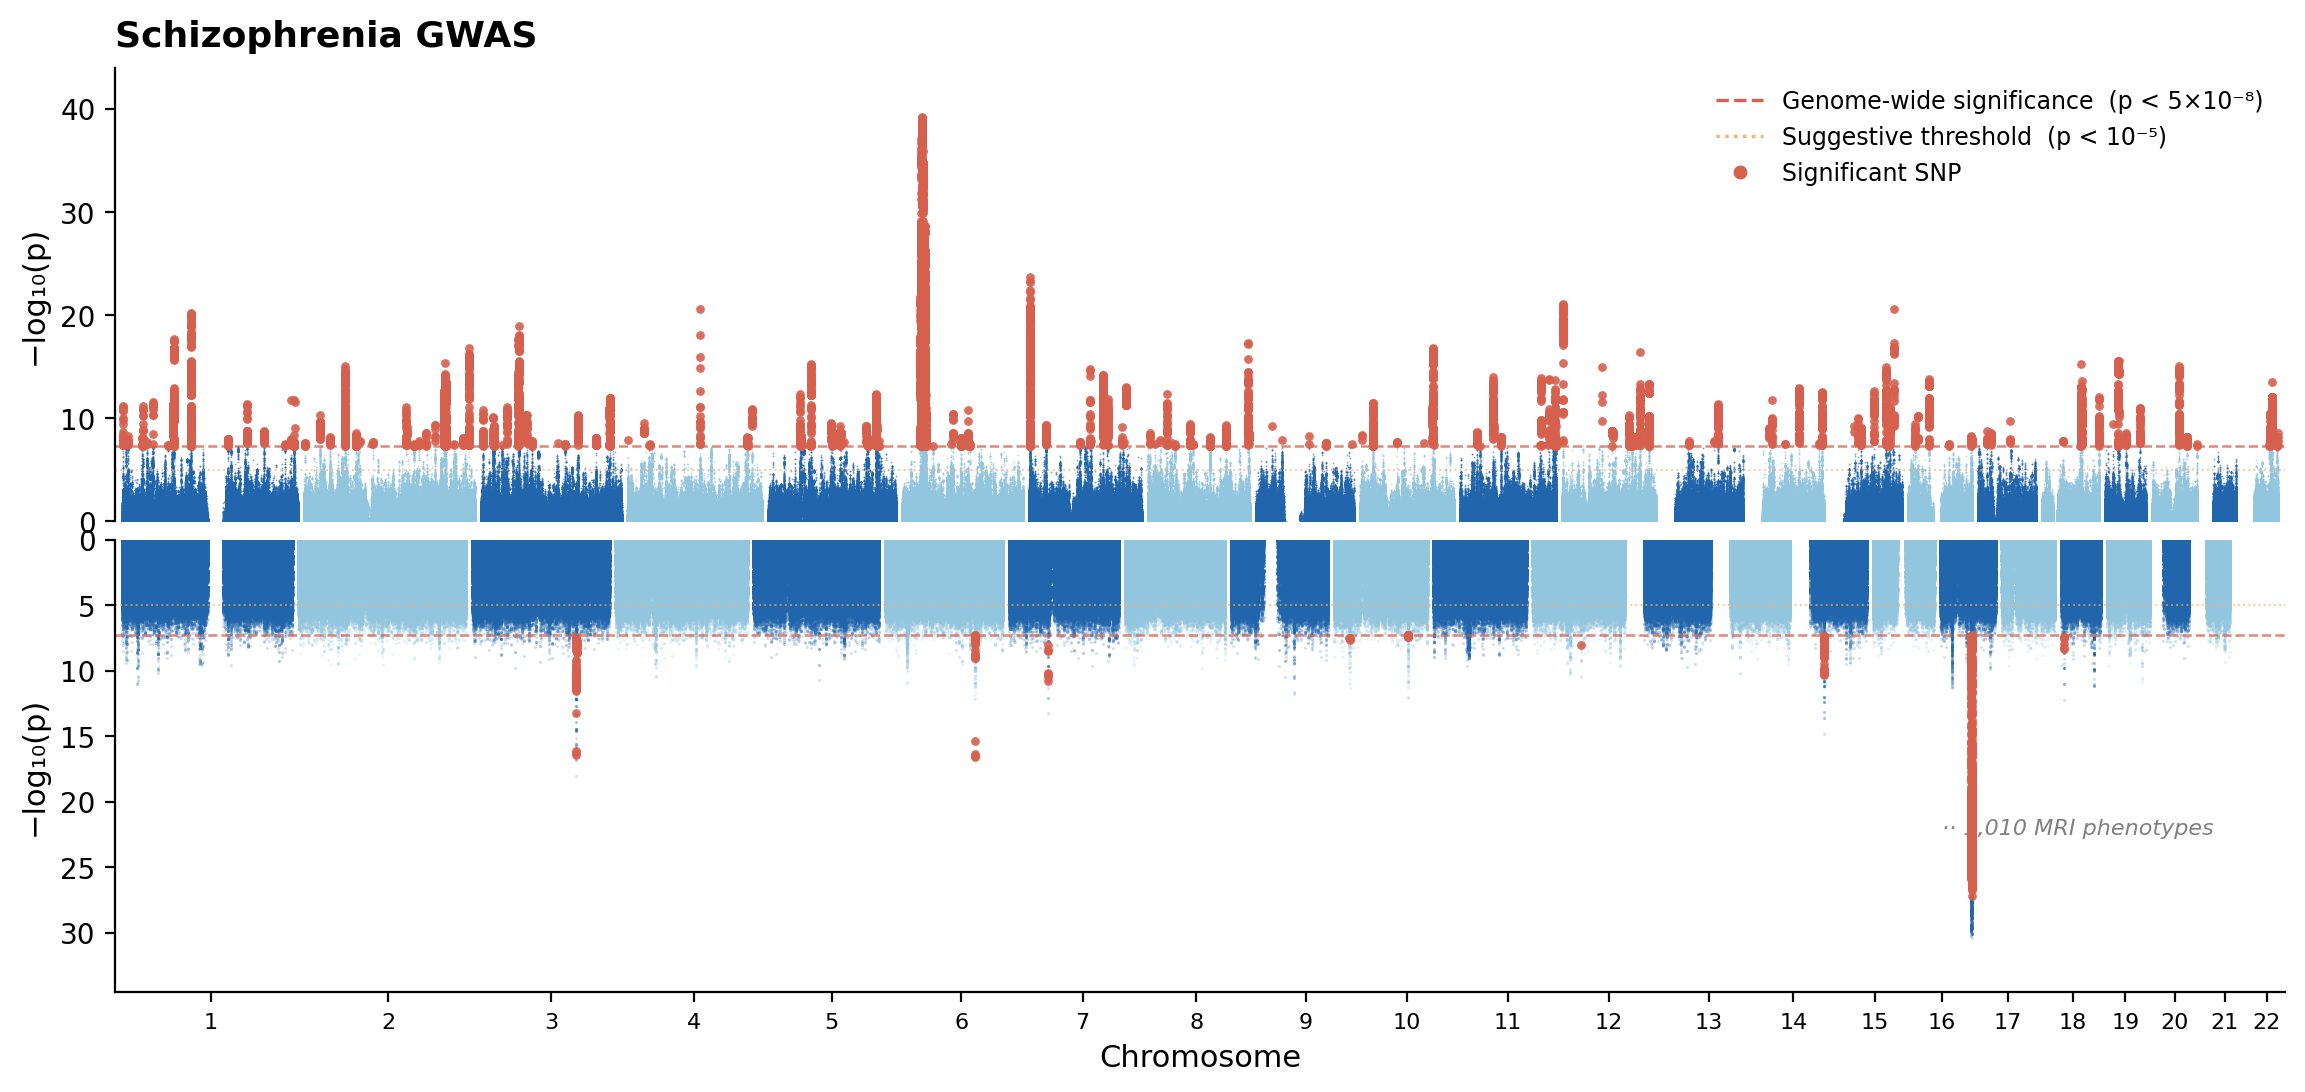

Generate this figure with Python:
#!/usr/bin/env python3
"""
Stage-1 Miami plot: Schizophrenia GWAS (top) vs MRI Area_BA1_left GWAS (bottom, mirrored).
Ghost layers on the bottom panel suggest 1,010 MRI phenotypes processed in the pipeline.
"""

import numpy as np
import pandas as pd
import matplotlib
matplotlib.use("Agg")
import matplotlib.pyplot as plt
import matplotlib.ticker as mticker
from matplotlib.lines import Line2D
from pathlib import Path

# ── Paths ──────────────────────────────────────────────────────────────────────
BASE = Path(__file__).parent.parent
SCZ_PATH = BASE / "data/pipeline/input/gwas_illness/z_SCZ.txt"
MRI_PATH = BASE / "data/pipeline/input/gwas_mri/pheno_gwas/Area_BA1_left/allRES.txt"
OUT_PATH = BASE / "figures/miami_stage1.png"

# ── Constants ──────────────────────────────────────────────────────────────────
GWAS_SIG   = 5e-8
SUGGESTIVE = 1e-5
CHR_ORDER  = [str(i) for i in range(1, 23)]  # autosomes only

# Thinning only used for ghost layers so they don't dominate render time
GHOST_THIN_FRAC = 0.05

# Colours
C_ODD  = "#2166AC"   # deep blue  — odd chromosomes
C_EVEN = "#92C5DE"   # light blue — even chromosomes
C_SIG  = "#D6604D"   # red        — genome-wide significant hits
C_SUGG = "#FDAE61"   # amber      — suggestive threshold

# Ghost layers representing the 1,010 MRI phenotypes
N_MRI_PHENOTYPES = 1010
N_GHOSTS         = 4     # number of ghost layers rendered below the main MRI plot
GHOST_STEP       = 1.2   # logP units of depth per ghost layer
GHOST_ALPHA_BASE = 0.8  # alpha of the layer closest to the main plot


# ── Data loading ───────────────────────────────────────────────────────────────

def load_scz() -> pd.DataFrame:
    print("  Loading SCZ GWAS …")
    df = pd.read_csv(SCZ_PATH, sep="\t", usecols=["chrom", "pos", "P"],
                     low_memory=False)
    df.columns = ["CHR", "BP", "P"]
    df["CHR"] = df["CHR"].astype(str).str.strip()
    df["P"]   = pd.to_numeric(df["P"], errors="coerce")
    df = df.dropna(subset=["P"]).query("CHR in @CHR_ORDER").reset_index(drop=True)
    print(f"  → {len(df):,} SNPs")
    return df


def load_mri() -> pd.DataFrame:
    print("  Loading MRI GWAS …")
    df = pd.read_csv(MRI_PATH, sep="\t", usecols=["#CHROM", "POS", "P"],
                     low_memory=False)
    df.columns = ["CHR", "BP", "P"]
    df["CHR"] = df["CHR"].astype(str).str.strip()
    df["P"]   = pd.to_numeric(df["P"], errors="coerce")
    df = df.dropna(subset=["P"]).query("CHR in @CHR_ORDER").reset_index(drop=True)
    print(f"  → {len(df):,} SNPs")
    return df


# ── Genomic coordinates ────────────────────────────────────────────────────────

def add_cumpos(df: pd.DataFrame) -> tuple[pd.DataFrame, dict]:
    """Append cumulative genomic x-position and −log10(P) columns."""
    df = df.copy()
    df["CHR"] = pd.Categorical(df["CHR"], categories=CHR_ORDER, ordered=True)
    df = df.sort_values(["CHR", "BP"])

    chr_max = df.groupby("CHR", observed=True)["BP"].max()
    GAP = 8_000_000  # 8 Mb gap between chromosomes on the x-axis

    offsets, cursor = {}, 0
    for ch in CHR_ORDER:
        if ch in chr_max.index:
            offsets[ch] = cursor
            cursor += int(chr_max[ch]) + GAP

    df = df[df["CHR"].isin(offsets)].copy()
    df["cumpos"] = df["BP"].values + df["CHR"].map(offsets).astype(np.int64).values
    df["logP"]   = -np.log10(df["P"].clip(lower=1e-300))
    return df, offsets


def chr_midpoints(df: pd.DataFrame) -> tuple[list, list]:
    ticks, labels = [], []
    for ch in CHR_ORDER:
        sub = df[df["CHR"] == ch]
        if len(sub):
            ticks.append(sub["cumpos"].mean())
            labels.append(ch)
    return ticks, labels


def chr_color(ch: str) -> str:
    n = int(ch) if ch.isdigit() else 23
    return C_ODD if n % 2 == 1 else C_EVEN


# ── Drawing helpers ────────────────────────────────────────────────────────────

def draw_manhattan(ax, df: pd.DataFrame, direction: int = 1,
                   s: float = 0.4, alpha: float = 0.6) -> None:
    """Scatter plot with alternating chromosome colours."""
    for ch in CHR_ORDER:
        sub = df[df["CHR"] == ch]
        if len(sub) == 0:
            continue
        ax.scatter(sub["cumpos"], direction * sub["logP"],
                   c=chr_color(ch), s=s, alpha=alpha,
                   linewidths=0, rasterized=True)


def draw_ghost_layers(ax, df: pd.DataFrame) -> None:
    """
    Render N_GHOSTS semi-transparent copies of the MRI Manhattan plot below
    the main one. Uses a thinned subset so ghost layers don't dominate render time.
    Layers furthest from the main plot are drawn first (lowest z-order).
    """
    ghost_df = df.sample(frac=GHOST_THIN_FRAC, random_state=42)
    for k in range(N_GHOSTS, 0, -1):
        depth = k * GHOST_STEP
        alpha = GHOST_ALPHA_BASE * (1.0 - (k - 1) / N_GHOSTS)
        for ch in CHR_ORDER:
            sub = ghost_df[ghost_df["CHR"] == ch]
            if len(sub) == 0:
                continue
            ax.scatter(sub["cumpos"], -(sub["logP"] + depth),
                       c=chr_color(ch), s=1.2, alpha=alpha,
                       linewidths=0, rasterized=True)


# ── Main plot ──────────────────────────────────────────────────────────────────

def plot_miami() -> None:
    scz, _         = add_cumpos(load_scz())
    mri, mri_offs  = add_cumpos(load_mri())

    # Dynamic y-limits
    top_ymax  = scz["logP"].max() * 1.12
    bot_depth = -(mri["logP"].max() + N_GHOSTS * GHOST_STEP) * 1.08

    fig, (ax_top, ax_bot) = plt.subplots(
        2, 1,
        figsize=(14, 6),
        sharex=True,
        gridspec_kw={"hspace": 0.04, "height_ratios": [1, 1]},
    )
    fig.patch.set_facecolor("white")

    # ── TOP: Schizophrenia ────────────────────────────────────────────────────
    draw_manhattan(ax_top, scz, direction=1)

    sig_scz = scz[scz["P"] < GWAS_SIG]
    if len(sig_scz):
        ax_top.scatter(sig_scz["cumpos"], sig_scz["logP"],
                       c=C_SIG, s=10, alpha=0.9, linewidths=0, zorder=6,
                       rasterized=True)

    ax_top.axhline(-np.log10(GWAS_SIG),   color=C_SIG,  lw=0.9, ls="--", alpha=0.75)
    ax_top.axhline(-np.log10(SUGGESTIVE), color=C_SUGG, lw=0.7, ls=":",  alpha=0.65)

    ax_top.set_ylim(0, top_ymax)
    ax_top.set_ylabel("−log₁₀(p)", fontsize=11)
    ax_top.set_title("Schizophrenia GWAS", loc="left", fontsize=13,
                     fontweight="bold", pad=8)
    ax_top.tick_params(axis="x", bottom=False)
    ax_top.spines["top"].set_visible(False)
    ax_top.spines["right"].set_visible(False)
    ax_top.spines["bottom"].set_visible(False)

    # ── BOTTOM: MRI (mirrored + ghost layers) ─────────────────────────────────
    draw_ghost_layers(ax_bot, mri)
    draw_manhattan(ax_bot, mri, direction=-1)

    sig_mri = mri[mri["P"] < GWAS_SIG]
    if len(sig_mri):
        ax_bot.scatter(sig_mri["cumpos"], -sig_mri["logP"],
                       c=C_SIG, s=10, alpha=0.9, linewidths=0, zorder=6,
                       rasterized=True)

    ax_bot.axhline(np.log10(GWAS_SIG),   color=C_SIG,  lw=0.9, ls="--", alpha=0.75)
    ax_bot.axhline(np.log10(SUGGESTIVE), color=C_SUGG, lw=0.7, ls=":",  alpha=0.65)

    # y-axis: display absolute values even though data is negative
    ax_bot.yaxis.set_major_formatter(
        mticker.FuncFormatter(lambda y, _: f"{abs(y):.0f}")
    )
    ax_bot.set_ylim(bot_depth, 0)
    ax_bot.set_ylabel("−log₁₀(p)", fontsize=11)
    # Title at the center line with a white background so it sits cleanly
    #ax_bot.text(
    #    0.01, 1.0,
    #    f"MRI cortical area BA1 left  [1 of {N_MRI_PHENOTYPES:,} MRI phenotypes]",
    #    transform=ax_bot.transAxes,
    #    fontsize=11, fontweight="bold", va="bottom", ha="left",
    #    bbox=dict(facecolor="white", alpha=0.85, edgecolor="none", pad=2),
    #)
    ax_bot.spines["top"].set_visible(False)
    ax_bot.spines["right"].set_visible(False)

    # Ghost layer annotation
    ax_bot.annotate(
        f"·· {N_MRI_PHENOTYPES:,} MRI phenotypes",
        xy=(scz["cumpos"].max() * 0.97, bot_depth * 0.65),
        fontsize=8, color="grey", ha="right", style="italic",
    )

    # ── Shared x-axis (chromosome labels) ─────────────────────────────────────
    ticks, labels = chr_midpoints(scz)
    ax_bot.set_xticks(ticks)
    ax_bot.set_xticklabels(labels, fontsize=8)
    ax_bot.set_xlabel("Chromosome", fontsize=11)

    # x-range padded slightly
    xmin = scz["cumpos"].min() - 10e6
    xmax = scz["cumpos"].max() + 10e6
    ax_top.set_xlim(xmin, xmax)

    # ── Legend ────────────────────────────────────────────────────────────────
    legend_handles = [
        Line2D([0], [0], color=C_SIG,  ls="--", lw=1.2,
               label="Genome-wide significance  (p < 5×10⁻⁸)"),
        Line2D([0], [0], color=C_SUGG, ls=":",  lw=1.2,
               label="Suggestive threshold  (p < 10⁻⁵)"),
        Line2D([0], [0], ls="none", marker="o", markersize=5,
               markerfacecolor=C_SIG, markeredgewidth=0,
               label="Significant SNP"),
    ]
    ax_top.legend(handles=legend_handles, fontsize=8.5, frameon=False,
                  loc="upper right", handlelength=2)

    # ── Save ──────────────────────────────────────────────────────────────────
    fig.savefig(OUT_PATH, dpi=200, bbox_inches="tight", facecolor="white")
    print(f"\nSaved → {OUT_PATH}")
    plt.close(fig)


if __name__ == "__main__":
    plot_miami()
